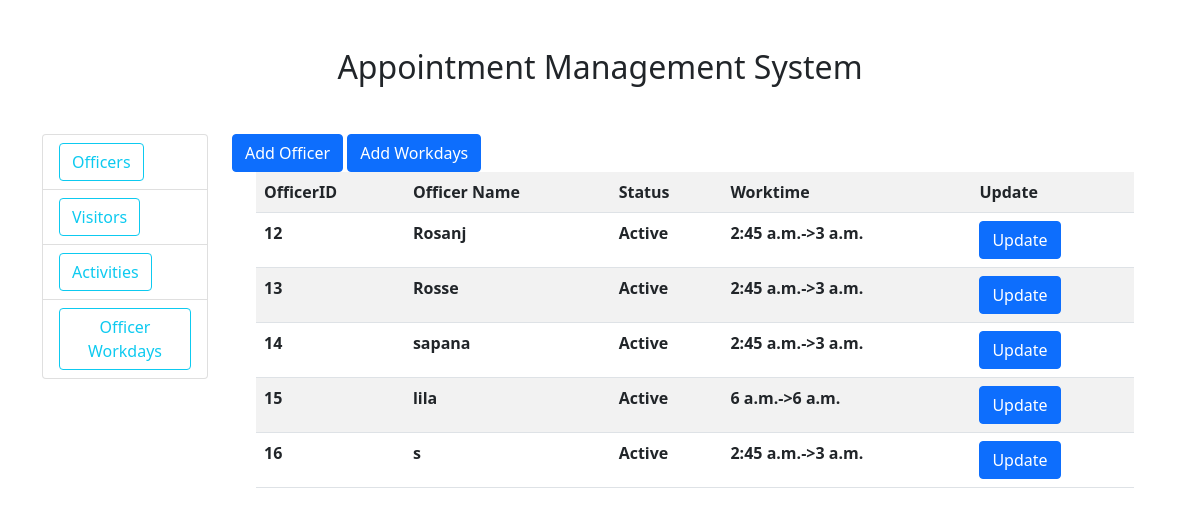
The page /officer/ on the database as committed earlier.
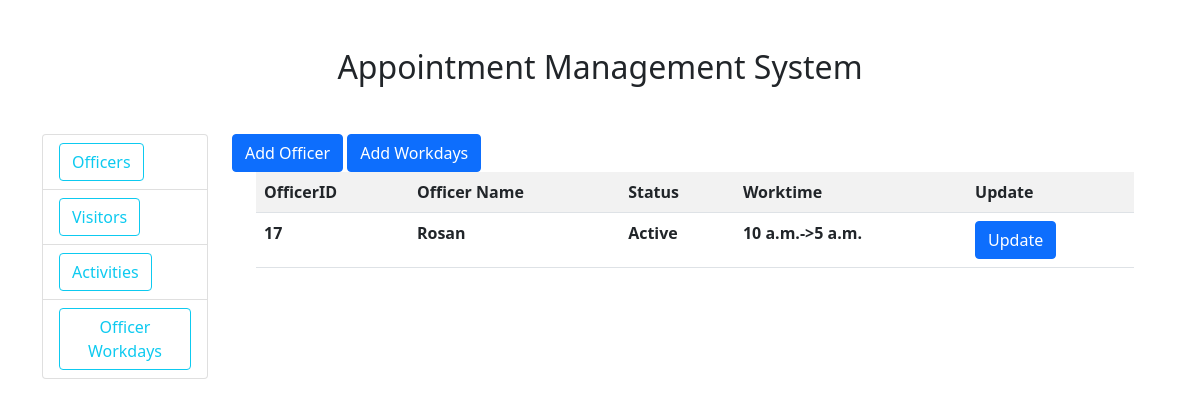
The same page on the database as committed later.
### officer/models.py (models this page shows, shortened)
class Officer(models.Model):
	name =	models.CharField(max_length=50)
	post =	models.CharField(max_length=50)
	is_active =	models.BooleanField(default=True)
	workstartTime =	models.TimeField()
	workendTime =	models.TimeField()

### officer/views.py (the view)
# urls.py: path('',views.officerinfo,name="officerinfo"),
def officerinfo(request):
	officers = Officer.objects.all()
	content = {'officers':officers}
	return render(request,'officer/officerinfo.html',content)

### Templates/officer/officerinfo.html
{% extends 'home.html' %}
{% block content %}
<div>
	<a class="btn btn-primary" href="{% url 'create-officer' %}">Add Officer</a>
	<a class="btn btn-primary" href="{% url 'addworkdays' %}">Add Workdays</a>
	<div class="container-md">
		<table class="table table table-striped">
			<tr>
				<th>OfficerID</th>
				<th>Officer Name</th>
				<th>Status</th>
				<th>Worktime</th>
				<th>Update</th>
			</tr>
			{% for officer in officers %}
			<tr>
				<th>{{officer.id}}</th>
				<th>{{officer.name}}</th>
				<th>{% if officer.is_active %}Active {% else %}Inactive{% endif %}</th>
				<th>{{officer.workstartTime}}->{{officer.workendTime}}</th>
				<th><a class="btn btn-primary" href="{% url 'update-officer' officer.id %}">Update</a></th>
			</tr>
			{% endfor %}
		</table>
	</div>
</div>
{% endblock %}

### Templates/home.html (shortened to what this page needs)
{% load static %}
<!DOCTYPE html>
<html>
<head>
	<link rel="stylesheet" type="text/css" href="{% static 'css/bootstrap.css' %}">
</head>
</head>
<body>
	<div class="container  mt-5">
		<h2 class="text-center">Appointment Management System</h2>
	</div>
	<div class="container mt-5">
		<div class="row">
			<div class="col-2">
				<ul class="list-group">
					<li class="list-group-item">
						<a class="btn btn-outline-info" href="{%url 'officerinfo' %}">Officers</a>
					</li>
					<li class="list-group-item">
						<a class="btn btn-outline-info" href="{%url 'visitorinfo' %}">Visitors</a>
					</li>
					<li class="list-group-item">
						<a class="btn btn-outline-info" href="{%url 'activities' %}">Activities</a>
					</li>
					<li class="list-group-item">
						<a class="btn btn-outline-info" href="{%url 'officerworkdays' %}">Officer Workdays</a>
					</li>
			    </ul>
			</div>
			<div class="col">
			  	{% block content %}
				{% endblock %}
			</div>
	   </div>
   </div>
</body>
</html>

Rows that differ between the two databases and show on the page:
removed Officer: id "12", name "Rosanj", is_active "Active", workstartTime "2:45 a.m.", workendTime "3 a.m."
removed Officer: id "13", name "Rosse", is_active "Active", workstartTime "2:45 a.m.", workendTime "3 a.m."
removed Officer: id "14", name "sapana", is_active "Active", workstartTime "2:45 a.m.", workendTime "3 a.m."
removed Officer: id "15", name "lila", is_active "Active", workstartTime "6 a.m.", workendTime "6 a.m."
removed Officer: id "16", name "s", is_active "Active", workstartTime "2:45 a.m.", workendTime "3 a.m."
added Officer: id "17", name "Rosan", is_active "Active", workstartTime "10 a.m.", workendTime "5 a.m."
